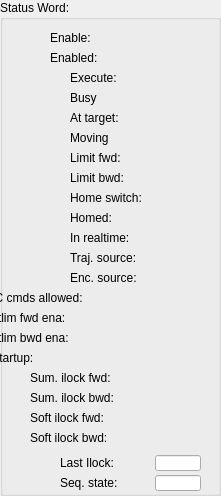
  <widget class="QGroupBox" name="groupBox_3">
   <property name="geometry">
    <rect>
     <x>230</x>
     <y>0</y>
     <width>221</width>
     <height>496</height>
    </rect>
   </property>
   <property name="title">
    <string>Status Word:</string>
   </property>
   <widget class="caLed" name="caled_67">
    <property name="geometry">
     <rect>
      <x>150</x>
      <y>330</y>
      <width>31</width>
      <height>16</height>
     </rect>
    </property>
    <property name="rectangular">
     <bool>true</bool>
    </property>
    <property name="gradientEnabled">
     <bool>false</bool>
    </property>
    <property name="ledWidth">
     <number>12</number>
    </property>
    <property name="ledHeight">
     <number>12</number>
    </property>
    <property name="channel" stdset="0">
     <string notr="true">$(SYS):$(Axis)-SftLimBwdEna-RB</string>
    </property>
    <property name="falseColor">
     <color>
      <red>160</red>
      <green>160</green>
      <blue>160</blue>
     </color>
    </property>
    <property name="trueColor">
     <color>
      <red>0</red>
      <green>85</green>
      <blue>0</blue>
     </color>
    </property>
   </widget>
   <widget class="caLed" name="caled_45">
    <property name="geometry">
     <rect>
      <x>150</x>
      <y>30</y>
      <width>31</width>
      <height>16</height>
     </rect>
    </property>
    <property name="rectangular">
     <bool>true</bool>
    </property>
    <property name="gradientEnabled">
     <bool>false</bool>
    </property>
    <property name="ledWidth">
     <number>12</number>
    </property>
    <property name="ledHeight">
     <number>12</number>
    </property>
    <property name="channel" stdset="0">
     <string notr="true">$(SYS):$(Axis)-EnaCmd-RB</string>
    </property>
    <property name="falseColor">
     <color>
      <red>160</red>
      <green>160</green>
      <blue>160</blue>
     </color>
    </property>
    <property name="trueColor">
     <color>
      <red>0</red>
      <green>85</green>
      <blue>0</blue>
     </color>
    </property>
   </widget>
   <widget class="caLabel" name="calabel_82">
    <property name="geometry">
     <rect>
      <x>70</x>
      <y>210</y>
      <width>71</width>
      <height>16</height>
     </rect>
    </property>
    <property name="maximumSize">
     <size>
      <width>16777215</width>
      <height>16</height>
     </size>
    </property>
    <property name="text">
     <string>Homed:</string>
    </property>
   </widget>
   <widget class="caLabel" name="calabel_83">
    <property name="geometry">
     <rect>
      <x>70</x>
      <y>230</y>
      <width>71</width>
      <height>16</height>
     </rect>
    </property>
    <property name="maximumSize">
     <size>
      <width>16777215</width>
      <height>16</height>
     </size>
    </property>
    <property name="text">
     <string>In realtime:</string>
    </property>
   </widget>
   <widget class="caLabel" name="calabel_77">
    <property name="geometry">
     <rect>
      <x>70</x>
      <y>110</y>
      <width>71</width>
      <height>16</height>
     </rect>
    </property>
    <property name="maximumSize">
     <size>
      <width>16777215</width>
      <height>16</height>
     </size>
    </property>
    <property name="text">
     <string>At target:</string>
    </property>
   </widget>
   <widget class="caLabel" name="calabel_78">
    <property name="geometry">
     <rect>
      <x>70</x>
      <y>130</y>
      <width>71</width>
      <height>16</height>
     </rect>
    </property>
    <property name="maximumSize">
     <size>
      <width>16777215</width>
      <height>16</height>
     </size>
    </property>
    <property name="text">
     <string>Moving</string>
    </property>
   </widget>
   <widget class="caLabel" name="calabel_84">
    <property name="geometry">
     <rect>
      <x>70</x>
      <y>250</y>
      <width>71</width>
      <height>16</height>
     </rect>
    </property>
    <property name="maximumSize">
     <size>
      <width>16777215</width>
      <height>16</height>
     </size>
    </property>
    <property name="text">
     <string>Traj. source:</string>
    </property>
   </widget>
   <widget class="caLed" name="caled_62">
    <property name="geometry">
     <rect>
      <x>150</x>
      <y>250</y>
      <width>31</width>
      <height>16</height>
     </rect>
    </property>
    <property name="rectangular">
     <bool>true</bool>
    </property>
    <property name="gradientEnabled">
     <bool>false</bool>
    </property>
    <property name="ledWidth">
     <number>12</number>
    </property>
    <property name="ledHeight">
     <number>12</number>
    </property>
    <property name="channel" stdset="0">
     <string notr="true">$(SYS):$(Axis)-TrjSrcTyp-RB</string>
    </property>
    <property name="falseColor">
     <color>
      <red>160</red>
      <green>160</green>
      <blue>160</blue>
     </color>
    </property>
    <property name="trueColor">
     <color>
      <red>0</red>
      <green>0</green>
      <blue>255</blue>
     </color>
    </property>
   </widget>
   <widget class="caLabel" name="calabel_88">
    <property name="geometry">
     <rect>
      <x>-20</x>
      <y>310</y>
      <width>161</width>
      <height>16</height>
     </rect>
    </property>
    <property name="maximumSize">
     <size>
      <width>16777215</width>
      <height>16</height>
     </size>
    </property>
    <property name="text">
     <string>Softlim fwd ena:</string>
    </property>
   </widget>
   <widget class="caLed" name="caled_54">
    <property name="geometry">
     <rect>
      <x>150</x>
      <y>90</y>
      <width>31</width>
      <height>16</height>
     </rect>
    </property>
    <property name="rectangular">
     <bool>true</bool>
    </property>
    <property name="gradientEnabled">
     <bool>false</bool>
    </property>
    <property name="ledWidth">
     <number>12</number>
    </property>
    <property name="ledHeight">
     <number>12</number>
    </property>
    <property name="channel" stdset="0">
     <string notr="true">$(SYS):$(Axis)-Busy</string>
    </property>
    <property name="falseColor">
     <color>
      <red>0</red>
      <green>85</green>
      <blue>0</blue>
     </color>
    </property>
    <property name="trueColor">
     <color>
      <red>255</red>
      <green>0</green>
      <blue>0</blue>
     </color>
    </property>
   </widget>
   <widget class="caLed" name="caled_56">
    <property name="geometry">
     <rect>
      <x>150</x>
      <y>130</y>
      <width>31</width>
      <height>16</height>
     </rect>
    </property>
    <property name="rectangular">
     <bool>true</bool>
    </property>
    <property name="gradientEnabled">
     <bool>false</bool>
    </property>
    <property name="ledWidth">
     <number>12</number>
    </property>
    <property name="ledHeight">
     <number>12</number>
    </property>
    <property name="channel" stdset="0">
     <string notr="true">$(SYS):$(Axis)-Moving</string>
    </property>
    <property name="falseColor">
     <color>
      <red>0</red>
      <green>85</green>
      <blue>0</blue>
     </color>
    </property>
    <property name="trueColor">
     <color>
      <red>255</red>
      <green>0</green>
      <blue>0</blue>
     </color>
    </property>
   </widget>
   <widget class="caLabel" name="calabel_73">
    <property name="geometry">
     <rect>
      <x>50</x>
      <y>50</y>
      <width>91</width>
      <height>16</height>
     </rect>
    </property>
    <property name="maximumSize">
     <size>
      <width>16777215</width>
      <height>16</height>
     </size>
    </property>
    <property name="text">
     <string>Enabled:</string>
    </property>
   </widget>
   <widget class="caLabel" name="calabel_87">
    <property name="geometry">
     <rect>
      <x>-20</x>
      <y>290</y>
      <width>161</width>
      <height>16</height>
     </rect>
    </property>
    <property name="maximumSize">
     <size>
      <width>16777215</width>
      <height>16</height>
     </size>
    </property>
    <property name="text">
     <string>PLC cmds allowed:</string>
    </property>
   </widget>
   <widget class="caLabel" name="calabel_81">
    <property name="geometry">
     <rect>
      <x>70</x>
      <y>190</y>
      <width>71</width>
      <height>16</height>
     </rect>
    </property>
    <property name="maximumSize">
     <size>
      <width>16777215</width>
      <height>16</height>
     </size>
    </property>
    <property name="text">
     <string>Home switch:</string>
    </property>
   </widget>
   <widget class="caLed" name="caled_57">
    <property name="geometry">
     <rect>
      <x>150</x>
      <y>150</y>
      <width>31</width>
      <height>16</height>
     </rect>
    </property>
    <property name="rectangular">
     <bool>true</bool>
    </property>
    <property name="gradientEnabled">
     <bool>false</bool>
    </property>
    <property name="ledWidth">
     <number>12</number>
    </property>
    <property name="ledHeight">
     <number>12</number>
    </property>
    <property name="channel" stdset="0">
     <string notr="true">$(SYS):$(Axis)-LimFwd</string>
    </property>
    <property name="falseColor">
     <color>
      <red>255</red>
      <green>0</green>
      <blue>0</blue>
     </color>
    </property>
    <property name="trueColor">
     <color>
      <red>0</red>
      <green>85</green>
      <blue>0</blue>
     </color>
    </property>
   </widget>
   <widget class="caLed" name="caled_65">
    <property name="geometry">
     <rect>
      <x>150</x>
      <y>290</y>
      <width>31</width>
      <height>16</height>
     </rect>
    </property>
    <property name="rectangular">
     <bool>true</bool>
    </property>
    <property name="gradientEnabled">
     <bool>false</bool>
    </property>
    <property name="ledWidth">
     <number>12</number>
    </property>
    <property name="ledHeight">
     <number>12</number>
    </property>
    <property name="channel" stdset="0">
     <string notr="true">$(SYS):$(Axis)-CmdFrmPLCCmd-RB</string>
    </property>
    <property name="falseColor">
     <color>
      <red>160</red>
      <green>160</green>
      <blue>160</blue>
     </color>
    </property>
    <property name="trueColor">
     <color>
      <red>0</red>
      <green>0</green>
      <blue>255</blue>
     </color>
    </property>
   </widget>
   <widget class="caLed" name="caled_61">
    <property name="geometry">
     <rect>
      <x>150</x>
      <y>230</y>
      <width>31</width>
      <height>16</height>
     </rect>
    </property>
    <property name="rectangular">
     <bool>true</bool>
    </property>
    <property name="gradientEnabled">
     <bool>false</bool>
    </property>
    <property name="ledWidth">
     <number>12</number>
    </property>
    <property name="ledHeight">
     <number>12</number>
    </property>
    <property name="channel" stdset="0">
     <string notr="true">$(SYS):$(Axis)-InRT</string>
    </property>
    <property name="falseColor">
     <color>
      <red>160</red>
      <green>160</green>
      <blue>160</blue>
     </color>
    </property>
    <property name="trueColor">
     <color>
      <red>0</red>
      <green>85</green>
      <blue>0</blue>
     </color>
    </property>
   </widget>
   <widget class="caLabel" name="calabel_74">
    <property name="geometry">
     <rect>
      <x>70</x>
      <y>70</y>
      <width>71</width>
      <height>16</height>
     </rect>
    </property>
    <property name="maximumSize">
     <size>
      <width>16777215</width>
      <height>16</height>
     </size>
    </property>
    <property name="text">
     <string>Execute:</string>
    </property>
   </widget>
   <widget class="caLed" name="caled_52">
    <property name="geometry">
     <rect>
      <x>150</x>
      <y>50</y>
      <width>31</width>
      <height>16</height>
     </rect>
    </property>
    <property name="rectangular">
     <bool>true</bool>
    </property>
    <property name="gradientEnabled">
     <bool>false</bool>
    </property>
    <property name="ledWidth">
     <number>12</number>
    </property>
    <property name="ledHeight">
     <number>12</number>
    </property>
    <property name="channel" stdset="0">
     <string notr="true">$(SYS):$(Axis)-EnaAct</string>
    </property>
    <property name="falseColor">
     <color>
      <red>160</red>
      <green>160</green>
      <blue>160</blue>
     </color>
    </property>
    <property name="trueColor">
     <color>
      <red>0</red>
      <green>85</green>
      <blue>0</blue>
     </color>
    </property>
   </widget>
   <widget class="caLabel" name="calabel_80">
    <property name="geometry">
     <rect>
      <x>70</x>
      <y>170</y>
      <width>71</width>
      <height>16</height>
     </rect>
    </property>
    <property name="maximumSize">
     <size>
      <width>16777215</width>
      <height>16</height>
     </size>
    </property>
    <property name="text">
     <string>Limit bwd:</string>
    </property>
   </widget>
   <widget class="caLed" name="caled_55">
    <property name="geometry">
     <rect>
      <x>150</x>
      <y>110</y>
      <width>31</width>
      <height>16</height>
     </rect>
    </property>
    <property name="rectangular">
     <bool>true</bool>
    </property>
    <property name="gradientEnabled">
     <bool>false</bool>
    </property>
    <property name="ledWidth">
     <number>12</number>
    </property>
    <property name="ledHeight">
     <number>12</number>
    </property>
    <property name="channel" stdset="0">
     <string notr="true">$(SYS):$(Axis)-AtTarget</string>
    </property>
    <property name="falseColor">
     <color>
      <red>160</red>
      <green>160</green>
      <blue>160</blue>
     </color>
    </property>
    <property name="trueColor">
     <color>
      <red>0</red>
      <green>85</green>
      <blue>0</blue>
     </color>
    </property>
   </widget>
   <widget class="caByteController" name="cabytecontroller">
    <property name="geometry">
     <rect>
      <x>180</x>
      <y>30</y>
      <width>20</width>
      <height>416</height>
     </rect>
    </property>
    <property name="channel" stdset="0">
     <string notr="true">$(SYS):$(Axis)-Stat</string>
    </property>
    <property name="endBit">
     <number>20</number>
    </property>
   </widget>
   <widget class="caLed" name="caled_66">
    <property name="geometry">
     <rect>
      <x>150</x>
      <y>310</y>
      <width>31</width>
      <height>16</height>
     </rect>
    </property>
    <property name="rectangular">
     <bool>true</bool>
    </property>
    <property name="gradientEnabled">
     <bool>false</bool>
    </property>
    <property name="ledWidth">
     <number>12</number>
    </property>
    <property name="ledHeight">
     <number>12</number>
    </property>
    <property name="channel" stdset="0">
     <string notr="true">$(SYS):$(Axis)-SftLimFwdEna-RB</string>
    </property>
    <property name="falseColor">
     <color>
      <red>160</red>
      <green>160</green>
      <blue>160</blue>
     </color>
    </property>
    <property name="trueColor">
     <color>
      <red>0</red>
      <green>85</green>
      <blue>0</blue>
     </color>
    </property>
   </widget>
   <widget class="caLed" name="caled_59">
    <property name="geometry">
     <rect>
      <x>150</x>
      <y>190</y>
      <width>31</width>
      <height>16</height>
     </rect>
    </property>
    <property name="rectangular">
     <bool>true</bool>
    </property>
    <property name="gradientEnabled">
     <bool>false</bool>
    </property>
    <property name="ledWidth">
     <number>12</number>
    </property>
    <property name="ledHeight">
     <number>12</number>
    </property>
    <property name="channel" stdset="0">
     <string notr="true">$(SYS):$(Axis)-HomeSwitch</string>
    </property>
    <property name="falseColor">
     <color>
      <red>160</red>
      <green>160</green>
      <blue>160</blue>
     </color>
    </property>
    <property name="trueColor">
     <color>
      <red>0</red>
      <green>85</green>
      <blue>0</blue>
     </color>
    </property>
   </widget>
   <widget class="caLed" name="caled_58">
    <property name="geometry">
     <rect>
      <x>150</x>
      <y>170</y>
      <width>31</width>
      <height>16</height>
     </rect>
    </property>
    <property name="rectangular">
     <bool>true</bool>
    </property>
    <property name="gradientEnabled">
     <bool>false</bool>
    </property>
    <property name="ledWidth">
     <number>12</number>
    </property>
    <property name="ledHeight">
     <number>12</number>
    </property>
    <property name="channel" stdset="0">
     <string notr="true">$(SYS):$(Axis)-LimBwd</string>
    </property>
    <property name="falseColor">
     <color>
      <red>255</red>
      <green>0</green>
      <blue>0</blue>
     </color>
    </property>
    <property name="trueColor">
     <color>
      <red>0</red>
      <green>85</green>
      <blue>0</blue>
     </color>
    </property>
   </widget>
   <widget class="caLabel" name="calabel_72">
    <property name="geometry">
     <rect>
      <x>50</x>
      <y>30</y>
      <width>91</width>
      <height>16</height>
     </rect>
    </property>
    <property name="maximumSize">
     <size>
      <width>16777215</width>
      <height>16</height>
     </size>
    </property>
    <property name="text">
     <string>Enable:</string>
    </property>
   </widget>
   <widget class="caLabel" name="calabel_76">
    <property name="geometry">
     <rect>
      <x>70</x>
      <y>90</y>
      <width>71</width>
      <height>16</height>
     </rect>
    </property>
    <property name="maximumSize">
     <size>
      <width>16777215</width>
      <height>16</height>
     </size>
    </property>
    <property name="text">
     <string>Busy</string>
    </property>
   </widget>
   <widget class="caLed" name="caled_60">
    <property name="geometry">
     <rect>
      <x>150</x>
      <y>210</y>
      <width>31</width>
      <height>16</height>
     </rect>
    </property>
    <property name="rectangular">
     <bool>true</bool>
    </property>
    <property name="gradientEnabled">
     <bool>false</bool>
    </property>
    <property name="ledWidth">
     <number>12</number>
    </property>
    <property name="ledHeight">
     <number>12</number>
    </property>
    <property name="channel" stdset="0">
     <string notr="true">$(SYS):$(Axis)-Homed</string>
    </property>
    <property name="falseColor">
     <color>
      <red>255</red>
      <green>0</green>
      <blue>0</blue>
     </color>
    </property>
    <property name="trueColor">
     <color>
      <red>0</red>
      <green>85</green>
      <blue>0</blue>
     </color>
    </property>
   </widget>
   <widget class="caLabel" name="calabel_85">
    <property name="geometry">
     <rect>
      <x>70</x>
      <y>270</y>
      <width>71</width>
      <height>16</height>
     </rect>
    </property>
    <property name="maximumSize">
     <size>
      <width>16777215</width>
      <height>16</height>
     </size>
    </property>
    <property name="text">
     <string>Enc. source:</string>
    </property>
   </widget>
   <widget class="caLabel" name="calabel_89">
    <property name="geometry">
     <rect>
      <x>-20</x>
      <y>330</y>
      <width>161</width>
      <height>16</height>
     </rect>
    </property>
    <property name="maximumSize">
     <size>
      <width>16777215</width>
      <height>16</height>
     </size>
    </property>
    <property name="text">
     <string>Softlim bwd ena:</string>
    </property>
   </widget>
   <widget class="caLed" name="caled_63">
    <property name="geometry">
     <rect>
      <x>150</x>
      <y>270</y>
      <width>31</width>
      <height>16</height>
     </rect>
    </property>
    <property name="rectangular">
     <bool>true</bool>
    </property>
    <property name="gradientEnabled">
     <bool>false</bool>
    </property>
    <property name="ledWidth">
     <number>12</number>
    </property>
    <property name="ledHeight">
     <number>12</number>
    </property>
    <property name="channel" stdset="0">
     <string notr="true">$(SYS):$(Axis)-EncSrcTyp-RB</string>
    </property>
    <property name="falseColor">
     <color>
      <red>160</red>
      <green>160</green>
      <blue>160</blue>
     </color>
    </property>
    <property name="trueColor">
     <color>
      <red>0</red>
      <green>0</green>
      <blue>255</blue>
     </color>
    </property>
   </widget>
   <widget class="caLabel" name="calabel_79">
    <property name="geometry">
     <rect>
      <x>70</x>
      <y>150</y>
      <width>71</width>
      <height>16</height>
     </rect>
    </property>
    <property name="maximumSize">
     <size>
      <width>16777215</width>
      <height>16</height>
     </size>
    </property>
    <property name="text">
     <string>Limit fwd:</string>
    </property>
   </widget>
   <widget class="caLed" name="caled_53">
    <property name="geometry">
     <rect>
      <x>150</x>
      <y>70</y>
      <width>31</width>
      <height>16</height>
     </rect>
    </property>
    <property name="rectangular">
     <bool>true</bool>
    </property>
    <property name="gradientEnabled">
     <bool>false</bool>
    </property>
    <property name="ledWidth">
     <number>12</number>
    </property>
    <property name="ledHeight">
     <number>12</number>
    </property>
    <property name="channel" stdset="0">
     <string notr="true">$(SYS):$(Axis)-ExeCmd-RB</string>
    </property>
    <property name="falseColor">
     <color>
      <red>160</red>
      <green>160</green>
      <blue>160</blue>
     </color>
    </property>
    <property name="trueColor">
     <color>
      <red>0</red>
      <green>85</green>
      <blue>0</blue>
     </color>
    </property>
   </widget>
   <widget class="caLabel" name="calabel_64">
    <property name="geometry">
     <rect>
      <x>60</x>
      <y>455</y>
      <width>80</width>
      <height>16</height>
     </rect>
    </property>
    <property name="maximumSize">
     <size>
      <width>16777215</width>
      <height>16</height>
     </size>
    </property>
    <property name="text">
     <string>Last Ilock:</string>
    </property>
   </widget>
   <widget class="caLineEdit" name="calineedit_37">
    <property name="geometry">
     <rect>
      <x>155</x>
      <y>455</y>
      <width>46</width>
      <height>16</height>
     </rect>
    </property>
    <property name="maximumSize">
     <size>
      <width>16777215</width>
      <height>18</height>
     </size>
    </property>
    <property name="alignment">
     <set>Qt::AlignRight|Qt::AlignTrailing|Qt::AlignVCenter</set>
    </property>
    <property name="channel" stdset="0">
     <string>$(SYS):$(Axis)-LastIlock</string>
    </property>
    <property name="background">
     <color alpha="222">
      <red>192</red>
      <green>192</green>
      <blue>192</blue>
     </color>
    </property>
    <property name="colorMode">
     <enum>caLineEdit::Static</enum>
    </property>
    <property name="precisionMode">
     <enum>caLineEdit::Channel</enum>
    </property>
    <property name="limitsMode">
     <enum>caLineEdit::User</enum>
    </property>
    <property name="unitsEnabled">
     <bool>true</bool>
    </property>
   </widget>
   <widget class="caLabel" name="calabel_65">
    <property name="geometry">
     <rect>
      <x>60</x>
      <y>475</y>
      <width>80</width>
      <height>16</height>
     </rect>
    </property>
    <property name="maximumSize">
     <size>
      <width>16777215</width>
      <height>16</height>
     </size>
    </property>
    <property name="text">
     <string>Seq. state:</string>
    </property>
   </widget>
   <widget class="caLineEdit" name="calineedit_38">
    <property name="geometry">
     <rect>
      <x>155</x>
      <y>475</y>
      <width>46</width>
      <height>16</height>
     </rect>
    </property>
    <property name="maximumSize">
     <size>
      <width>16777215</width>
      <height>18</height>
     </size>
    </property>
    <property name="alignment">
     <set>Qt::AlignRight|Qt::AlignTrailing|Qt::AlignVCenter</set>
    </property>
    <property name="channel" stdset="0">
     <string>$(SYS):$(Axis)-SeqState</string>
    </property>
    <property name="background">
     <color alpha="222">
      <red>192</red>
      <green>192</green>
      <blue>192</blue>
     </color>
    </property>
    <property name="colorMode">
     <enum>caLineEdit::Static</enum>
    </property>
    <property name="precisionMode">
     <enum>caLineEdit::Channel</enum>
    </property>
    <property name="limitsMode">
     <enum>caLineEdit::User</enum>
    </property>
    <property name="unitsEnabled">
     <bool>true</bool>
    </property>
   </widget>
   <widget class="caLed" name="caled_77">
    <property name="geometry">
     <rect>
      <x>150</x>
      <y>350</y>
      <width>31</width>
      <height>16</height>
     </rect>
    </property>
    <property name="rectangular">
     <bool>true</bool>
    </property>
    <property name="gradientEnabled">
     <bool>false</bool>
    </property>
    <property name="ledWidth">
     <number>12</number>
    </property>
    <property name="ledHeight">
     <number>12</number>
    </property>
    <property name="channel" stdset="0">
     <string notr="true">$(SYS):$(Axis)-InStartup</string>
    </property>
    <property name="falseColor">
     <color>
      <red>160</red>
      <green>160</green>
      <blue>160</blue>
     </color>
    </property>
    <property name="trueColor">
     <color>
      <red>0</red>
      <green>85</green>
      <blue>0</blue>
     </color>
    </property>
   </widget>
   <widget class="caLabel" name="calabel_90">
    <property name="geometry">
     <rect>
      <x>-20</x>
      <y>350</y>
      <width>161</width>
      <height>16</height>
     </rect>
    </property>
    <property name="maximumSize">
     <size>
      <width>16777215</width>
      <height>16</height>
     </size>
    </property>
    <property name="text">
     <string>In startup:</string>
    </property>
   </widget>
   <widget class="caLed" name="caled_87">
    <property name="geometry">
     <rect>
      <x>150</x>
      <y>370</y>
      <width>31</width>
      <height>16</height>
     </rect>
    </property>
    <property name="rectangular">
     <bool>true</bool>
    </property>
    <property name="gradientEnabled">
     <bool>false</bool>
    </property>
    <property name="ledWidth">
     <number>12</number>
    </property>
    <property name="ledHeight">
     <number>12</number>
    </property>
    <property name="channel" stdset="0">
     <string notr="true">$(SYS):$(Axis)-SumIlockFwd</string>
    </property>
    <property name="falseColor">
     <color>
      <red>0</red>
      <green>85</green>
      <blue>0</blue>
     </color>
    </property>
    <property name="trueColor">
     <color>
      <red>255</red>
      <green>0</green>
      <blue>0</blue>
     </color>
    </property>
   </widget>
   <widget class="caLabel" name="calabel_91">
    <property name="geometry">
     <rect>
      <x>30</x>
      <y>370</y>
      <width>111</width>
      <height>16</height>
     </rect>
    </property>
    <property name="maximumSize">
     <size>
      <width>16777215</width>
      <height>16</height>
     </size>
    </property>
    <property name="text">
     <string>Sum. ilock fwd:</string>
    </property>
   </widget>
   <widget class="caLabel" name="calabel_92">
    <property name="geometry">
     <rect>
      <x>30</x>
      <y>390</y>
      <width>111</width>
      <height>16</height>
     </rect>
    </property>
    <property name="maximumSize">
     <size>
      <width>16777215</width>
      <height>16</height>
     </size>
    </property>
    <property name="text">
     <string>Sum. ilock bwd:</string>
    </property>
   </widget>
   <widget class="caLed" name="caled_88">
    <property name="geometry">
     <rect>
      <x>150</x>
      <y>390</y>
      <width>31</width>
      <height>16</height>
     </rect>
    </property>
    <property name="rectangular">
     <bool>true</bool>
    </property>
    <property name="gradientEnabled">
     <bool>false</bool>
    </property>
    <property name="ledWidth">
     <number>12</number>
    </property>
    <property name="ledHeight">
     <number>12</number>
    </property>
    <property name="channel" stdset="0">
     <string notr="true">$(SYS):$(Axis)-SumIlockBwd</string>
    </property>
    <property name="falseColor">
     <color>
      <red>0</red>
      <green>85</green>
      <blue>0</blue>
     </color>
    </property>
    <property name="trueColor">
     <color>
      <red>255</red>
      <green>0</green>
      <blue>0</blue>
     </color>
    </property>
   </widget>
   <widget class="caLed" name="caled_89">
    <property name="geometry">
     <rect>
      <x>150</x>
      <y>410</y>
      <width>31</width>
      <height>16</height>
     </rect>
    </property>
    <property name="rectangular">
     <bool>true</bool>
    </property>
    <property name="gradientEnabled">
     <bool>false</bool>
    </property>
    <property name="ledWidth">
     <number>12</number>
    </property>
    <property name="ledHeight">
     <number>12</number>
    </property>
    <property name="channel" stdset="0">
     <string notr="true">$(SYS):$(Axis)-SftLimFwdIlock</string>
    </property>
    <property name="falseColor">
     <color>
      <red>0</red>
      <green>85</green>
      <blue>0</blue>
     </color>
    </property>
    <property name="trueColor">
     <color>
      <red>255</red>
      <green>0</green>
      <blue>0</blue>
     </color>
    </property>
   </widget>
   <widget class="caLed" name="caled_90">
    <property name="geometry">
     <rect>
      <x>150</x>
      <y>430</y>
      <width>31</width>
      <height>16</height>
     </rect>
    </property>
    <property name="rectangular">
     <bool>true</bool>
    </property>
    <property name="gradientEnabled">
     <bool>false</bool>
    </property>
    <property name="ledWidth">
     <number>12</number>
    </property>
    <property name="ledHeight">
     <number>12</number>
    </property>
    <property name="channel" stdset="0">
     <string notr="true">$(SYS):$(Axis)-SftLimBwdIlock</string>
    </property>
    <property name="falseColor">
     <color>
      <red>0</red>
      <green>85</green>
      <blue>0</blue>
     </color>
    </property>
    <property name="trueColor">
     <color>
      <red>255</red>
      <green>0</green>
      <blue>0</blue>
     </color>
    </property>
   </widget>
   <widget class="caLabel" name="calabel_93">
    <property name="geometry">
     <rect>
      <x>30</x>
      <y>410</y>
      <width>111</width>
      <height>16</height>
     </rect>
    </property>
    <property name="maximumSize">
     <size>
      <width>16777215</width>
      <height>16</height>
     </size>
    </property>
    <property name="text">
     <string>Soft ilock fwd:</string>
    </property>
   </widget>
   <widget class="caLabel" name="calabel_94">
    <property name="geometry">
     <rect>
      <x>30</x>
      <y>430</y>
      <width>111</width>
      <height>16</height>
     </rect>
    </property>
    <property name="maximumSize">
     <size>
      <width>16777215</width>
      <height>16</height>
     </size>
    </property>
    <property name="text">
     <string>Soft ilock bwd:</string>
    </property>
   </widget>
  </widget>
